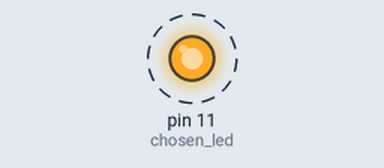
The sketch below on a simulated Arduino Uno, built with avr-gcc and run on an emulated ATmega328P. Parts: output pins drawn as LEDs (lit = HIGH). Dashed ring = blinking.

Above: at 0.05 s.
Timing chart, 0 to 3.0 s (numbered marks = the images above):
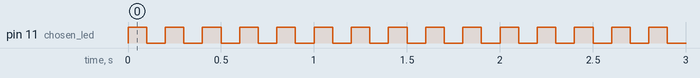

Measured:
- by itself, pin 11 (chosen_led): alternates HIGH for 0.10 s and LOW for 0.10 s

The sketch:

Modify_blinking_time.ino
```cpp
int red_led = 9;
int green_led = 10;
int blue_led = 11;
int chosen_led = blue_led;
void setup() {
  // initialize digital pin LED_BUILTIN as an output.
  pinMode(chosen_led, OUTPUT);
}

// the loop function runs over and over again forever
void loop() {
  digitalWrite(chosen_led, HIGH);  // turn the LED on (HIGH is the voltage level)
  delay(100);                      // wait for a second
  digitalWrite(chosen_led, LOW);   // turn the LED off by making the voltage LOW
  delay(100);                      // wait for a second
}
```
